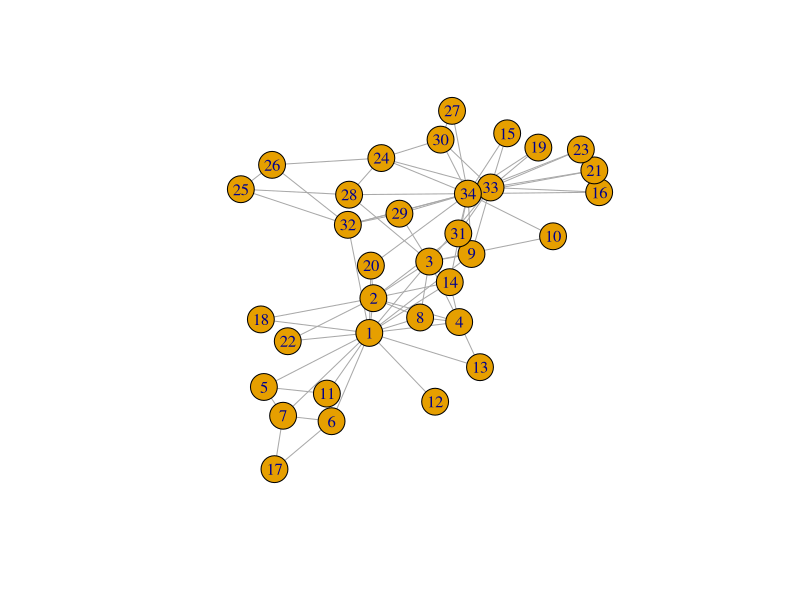
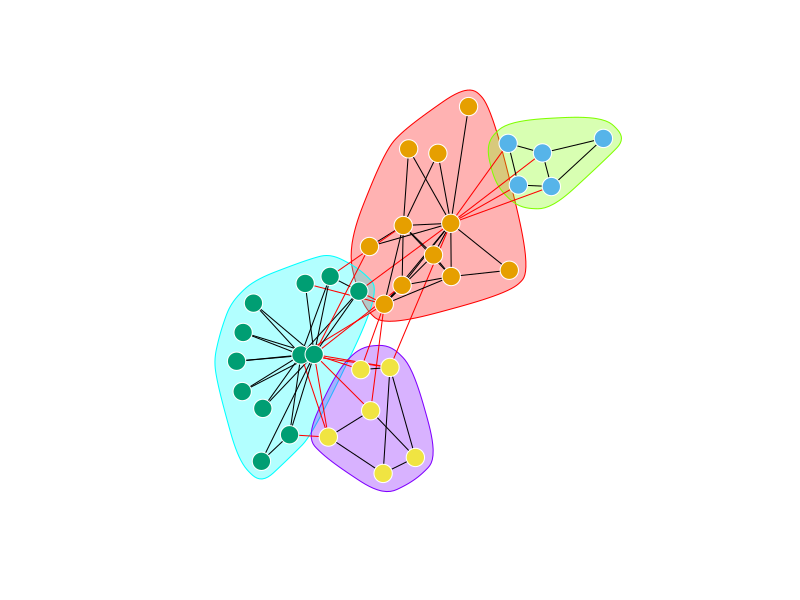

The R source for these figures, in order:
## ---- chunk 1
# pbmc <- FindNeighbors(pbmc, dims = 1:10)
# pbmc <- FindClusters(pbmc, resolution = 0.5)
## ---- chunk 2
# 定义两个向量
x <- c(1, 2, 3)
y <- c(4, 5, 6)

euclidean_distance <- sqrt(sum((x - y)^2))
print(paste("欧几里得距离: ", euclidean_distance))

## ---- chunk 3
manhattan_distance <- sum(abs(x - y))
print(paste("曼哈顿距离: ", manhattan_distance))

## ---- chunk 4
cosine_similarity <- sum(x * y) / (sqrt(sum(x^2)) * sqrt(sum(y^2)))
print(paste("余弦相似度: ", cosine_similarity))

## ---- chunk 5
# install.packages("igraph")
library(igraph)
## ---- chunk 6
G <- make_graph("Zachary")
plot(G)
## ---- chunk 7
community <- cluster_louvain(G)
print(community)
plot(community, G, vertex.size=10, vertex.label=NA, 
     vertex.frame.color="#ffffff", vertex.color=membership(community))
